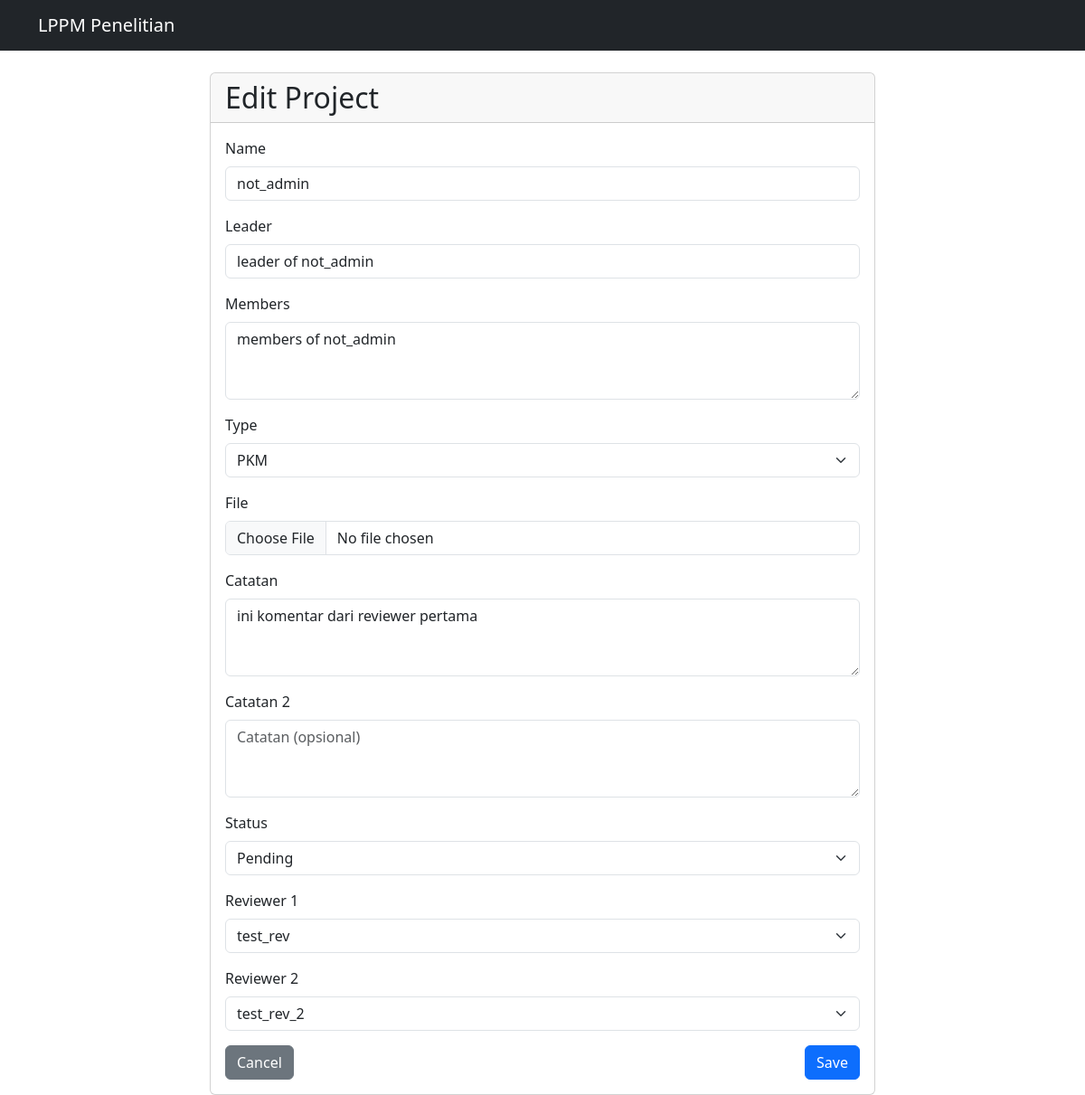
The app's page /19/edit/ (signed in) with its own data.
### contacts/models.py (models this page shows)
class Proposal(models.Model):
    PROPOSAL_TYPES = (
        ('penelitian', 'Penelitian'),
        ('PKM', 'PKM'),
    )
    STATUS_CHOICES = (
        ('pending', 'Pending'),
        ('approved', 'Approved'),
        ('rejected', 'Rejected'),
        ('revision', 'Revision')
    )
    name = models.CharField(max_length=50)
    leader = models.CharField(max_length=50)
    members = models.TextField(max_length=200)
    type = models.CharField(max_length=25, choices=PROPOSAL_TYPES)
    file = models.FileField(upload_to='projects/', blank=True, null=True, validators=[FileExtensionValidator(['pdf', 'doc', 'docx'])])
    status = models.CharField(max_length=25, choices=STATUS_CHOICES, default='pending')
    catatan = models.TextField(max_length=200, blank=True, null=True)
    catatan_2 = models.TextField(max_length=200, blank=True, null=True)
    reviewer_1 = models.ForeignKey(User, on_delete=models.CASCADE, blank=True, null=True, related_name='reviewer_1_proposals', limit_choices_to={'groups__name': 'Reviewer'})
    reviewer_2 = models.ForeignKey(User, on_delete=models.CASCADE, blank=True, null=True, related_name='reviewer_2_proposals', limit_choices_to={'groups__name': 'Reviewer'})
    created_by = models.ForeignKey(User, on_delete=models.CASCADE, related_name='proposals')
    created_at = models.DateTimeField(auto_now_add=True)
    updated_at = models.DateTimeField(auto_now=True)

### contacts/views.py (the view)
# urls.py: path('<int:pk>/edit/', views.proposal_update, name='proposal_update'),
@login_required
def proposal_update(request, pk):
    proposal = get_object_or_404(Proposal, pk=pk)
    user = request.user
    is_assigned_reviewer = (user == proposal.reviewer_1 or user == proposal.reviewer_2)
    if not (proposal.created_by == user or is_assigned_reviewer or user.is_superuser):
        return HttpResponseForbidden("You don't have permission to edit this proposal.")
    if request.method == 'POST':
        form = ProposalForm(request.POST, request.FILES, instance=proposal, user=user)
        if form.is_valid():
            form.save()
            return redirect('proposal_list')
    else:
        form = ProposalForm(instance=proposal, user=user)
    return render(request, 'proposals/proposal_form.html', {
        'form': form,
        'title': 'Edit Project',
        'proposal': proposal
    })

### contacts/templates/proposals/proposal_form.html (shortened to what this page needs)
<!DOCTYPE html>
<html lang="en">
<head>
    <link href="https://cdn.jsdelivr.net/npm/bootstrap@5.3.0/dist/css/bootstrap.min.css" rel="stylesheet">
</head>
<body>
    <nav class="navbar navbar-expand-lg navbar-dark bg-dark">
        <div class="container">
            <a class="navbar-brand" href="{% url 'proposal_list' %}">LPPM Penelitian</a>
        </div>
    </nav>
    <div class="container mt-4">
        <div class="row justify-content-center">
            <div class="col-md-8">
                <div class="card">
                    <div class="card-header">
                        <h2 class="mb-0">{{ title }}</h2>
                    </div>
                    <div class="card-body">
                        <form method="post" enctype="multipart/form-data">
                            {% for field in form %}
                            <div class="mb-3">
                                <label for="{{ field.id_for_label }}" class="form-label">{{ field.label }}</label>
                                {{ field }}
                            </div>
                            {% endfor %}
                            <div class="d-flex justify-content-between">
                                <a href="{% url 'proposal_list' %}" class="btn btn-secondary">Cancel</a>
                                <button type="submit" class="btn btn-primary">Save</button>
                            </div>
                        </form>
                    </div>
                </div>
            </div>
        </div>
    </div>
</body>
</html>

### records on screen
Proposal: form "not_admin" "leader of not_admin" "members of not_admin" "PKM" "ini komentar dari reviewer pertama" "Pending" "test_rev" "test_rev_2"

### other values on screen
{{ title }} "Edit Project"
{{ field.label }} "Name" "Leader" "Members" "Type" "File" "Catatan" "Catatan 2" "Status" "Reviewer 1" "Reviewer 2"
